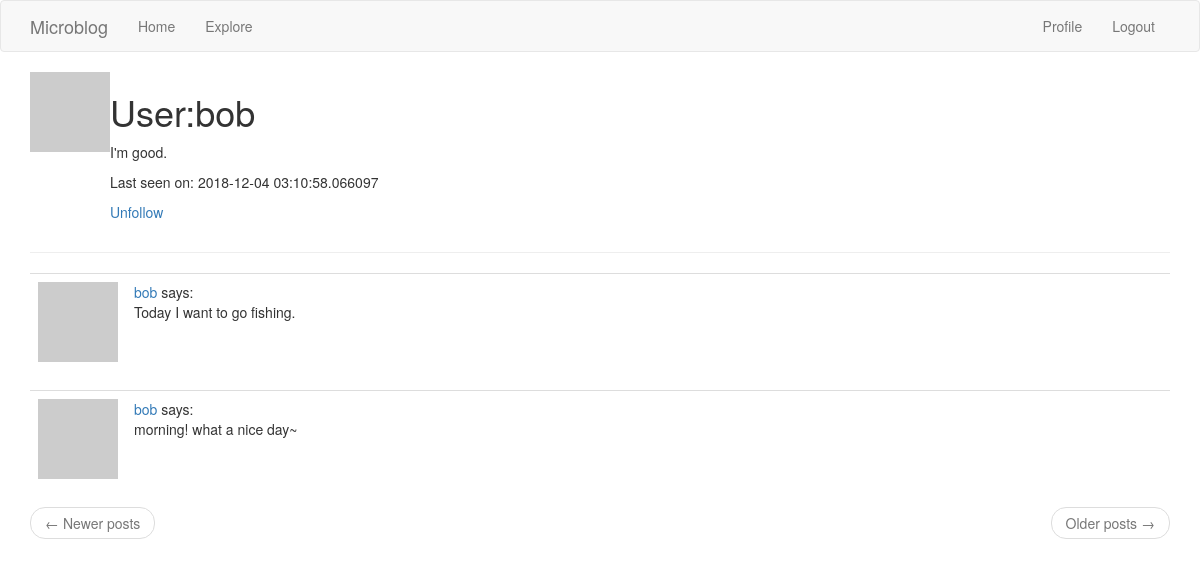
Page /user/bob (signed in) on the committed database.
### app/models.py (models this page shows, shortened)
class User(UserMixin, db.Model):
    id = db.Column(db.Integer, primary_key=True)
    username = db.Column(db.String(64), index=True, unique=True)
    email = db.Column(db.String(120), index=True, unique=True)
    password_hash = db.Column(db.String(128))
    posts = db.relationship('Post', backref='author', lazy='dynamic')
    about_me = db.Column(db.String(140))
    last_seen = db.Column(db.DateTime, default=datetime.utcnow)
    followed = db.relationship(
        'User', secondary=followers,
        primaryjoin=(followers.c.follower_id == id),
        secondaryjoin=(followers.c.followed_id == id),
        backref=db.backref('followers', lazy='dynamic'), lazy='dynamic')
    def avatar(self, size):
        digest = md5(self.email.lower().encode('utf-8')).hexdigest()
        return 'https://www.gravatar.com/avatar/{}?d=identicon&s={}'.format(digest, size)
    def is_following(self, user):
        return self.followed.filter(
            followers.c.followed_id == user.id
        ).count() > 0

class Post(db.Model):
    id = db.Column(db.Integer, primary_key=True)
    body = db.Column(db.String(150))
    timestamp = db.Column(db.DateTime, index=True, default=datetime.utcnow)
    user_id = db.Column(db.Integer, db.ForeignKey('user.id'))

### app/routes.py (the view)
@app.route('/user/<username>')
@login_required
def user(username):
    user = User.query.filter_by(username=username).first_or_404()
    page = request.args.get('page', 1, type=int)
    posts = user.posts.order_by(Post.timestamp.desc()).paginate(
        page, app.config['POSTS_PER_PAGE'], False)
    next_url = url_for('user', username=user.username, page=posts.next_num) \
        if posts.has_next else None
    prev_url = url_for('user', username=user.username, page=posts.prev_num) \
        if posts.has_prev else None
    return render_template('user.html', user=user, posts=posts.items,
                           next_url=next_url, prev_url=prev_url)

### app/models.py (called while the page is built)
@login.user_loader
def load_user(id):
    return User.query.get(int(id))

### app/routes.py (called while the page is built)
@app.before_request
def before_request():
    if current_user.is_authenticated:
        current_user.last_seen = datetime.utcnow()
        db.session.add(current_user) # which is not necessary cause current user is already there
        db.session.commit()

### app/templates/user.html
{% extends "base.html" %}
{% block app_content %}
    <table>
        <tr valign="top">
            <td><img src="{{ user.avatar(128) }}"></td>
            <td>
                <h1>User:{{ user.username }}</h1>
                {% if user.about_me %} <p>{{ user.about_me }}</p> {% endif %}
                {% if user.last_seen %} <p>Last seen on: {{ user.last_seen }}</p>{% endif %}
                {% if user == current_user %}
                    <p><a href="{{ url_for('edit_profile') }}">Edit your profile</a></p>
                {% elif not current_user.is_following(user) %}
                    <p><a href="{{ url_for('follow', username=user.username) }}">Follow</a></p>
                {% else %}
                    <p><a href="{{ url_for('unfollow', username=user.username) }}">Unfollow</a></p>
                {% endif %}
            </td>
        </tr>
    </table>
    <hr>
    {% for post in posts %}
       {% include '_post.html' %}
    {% endfor %}
    <nav aria-label="...">
        <ul class="pager">
            <li class="previous{% if not prev_url %} disabled{% endif %}">
                <a href="{{ prev_url or '#' }}">
                    <span aria-hidden="true">&larr;</span> Newer posts
                </a>
            </li>
            <li class="next{% if not next_url %} disabled{% endif %}">
                <a href="{{ next_url or '#' }}">
                    Older posts <span aria-hidden="true">&rarr;</span>
                </a>
            </li>
        </ul>
    </nav>
{% endblock %}

### app/templates/_post.html
    <table class="table table-hover">
        <tr valign="top">
            <td width="70px"><img src="{{ post.author.avatar(70) }}"></td>
            <td>
                <a href="{{ url_for('user', username=post.author.username) }}">
                    {{ post.author.username }}
                </a>
                says:<br>{{ post.body }}
            </td>
        </tr>
    </table>

### rows in the picture
User: username "bob", about_me "I'm good.", last_seen "2018-12-04 03:10:58.066097"
Post: author.username "bob", body "Today I want to go fishing."
Post: author.username "bob", body "morning! what a nice day~"
